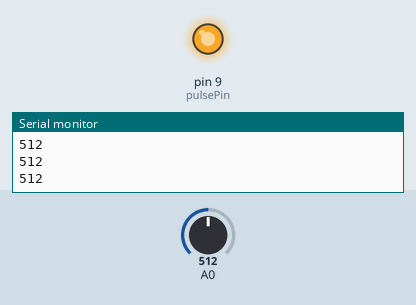
Bench run of a sketch on a simulated Arduino Uno, built with avr-gcc and run on an emulated ATmega328P. Shown: output pins drawn as LEDs (lit = HIGH), the last lines printed to the serial monitor. The inputs (shaded band) are chosen by the test bench; at power-on: A0 = 512.

Above: at 1.2 s.
1.3 s: A0 set to 0
At 2.9 s:
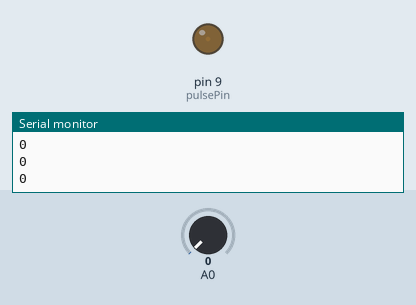
4.3 s: A0 set to 122
At 5.69 s:
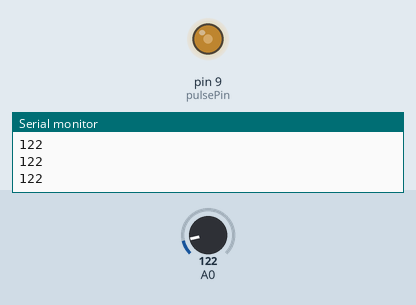
Timing chart, 0 to 13.3 s (numbered marks = the images above; inputs shaded):
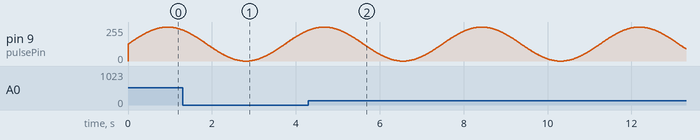

The sketch:

RC.ino
```cpp
// Define resolution of PWM pin...
// ...between 0 (always off) and 255 (always on)
// 8 bits of resolution
#define RESOLUTION 255

// Define variable for selecting the pin
// Using D9 PWM pin here
int pulsePin = 9;

void setup(){
  Serial.begin(9600);
  // Set our PWM pin as output
  pinMode(pulsePin, OUTPUT);
}

void loop(){
  // Calculate value between 0 and RESOLUTION for a sine wave
  for (int i = 0; i < 360; i++) {
  analogWrite(pulsePin,((sin(i * DEG_TO_RAD) + 1) * RESOLUTION) / 2);
  // Print analog reading to Serial
  Serial.println(analogRead(A0));
  delay(10);
  }
}
```
